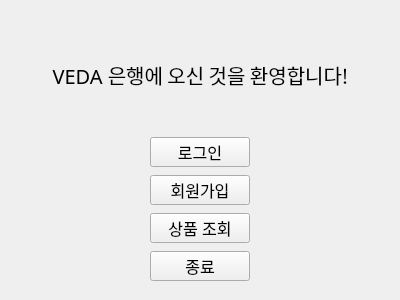
<?xml version="1.0" encoding="UTF-8"?>
<ui version="4.0">
 <class>MainWidget</class>
 <widget class="QWidget" name="MainWidget">
  <property name="geometry">
   <rect>
    <x>0</x>
    <y>0</y>
    <width>400</width>
    <height>300</height>
   </rect>
  </property>
  <property name="windowTitle">
   <string>Form</string>
  </property>
  <widget class="QWidget" name="verticalLayoutWidget">
   <property name="geometry">
    <rect>
     <x>10</x>
     <y>10</y>
     <width>381</width>
     <height>281</height>
    </rect>
   </property>
   <layout class="QVBoxLayout" name="verticalLayout">
    <property name="spacing">
     <number>8</number>
    </property>
    <property name="leftMargin">
     <number>10</number>
    </property>
    <property name="topMargin">
     <number>10</number>
    </property>
    <property name="rightMargin">
     <number>10</number>
    </property>
    <property name="bottomMargin">
     <number>10</number>
    </property>
    <item>
     <widget class="QLabel" name="label">
      <property name="font">
       <font>
        <family>휴먼둥근헤드라인</family>
        <pointsize>15</pointsize>
       </font>
      </property>
      <property name="text">
       <string>VEDA 은행에 오신 것을 환영합니다!</string>
      </property>
      <property name="alignment">
       <set>Qt::AlignmentFlag::AlignCenter</set>
      </property>
     </widget>
    </item>
    <item alignment="Qt::AlignmentFlag::AlignHCenter">
     <widget class="QPushButton" name="loginBtn">
      <property name="minimumSize">
       <size>
        <width>100</width>
        <height>30</height>
       </size>
      </property>
      <property name="maximumSize">
       <size>
        <width>100</width>
        <height>30</height>
       </size>
      </property>
      <property name="font">
       <font>
        <pointsize>12</pointsize>
       </font>
      </property>
      <property name="text">
       <string>로그인</string>
      </property>
     </widget>
    </item>
    <item alignment="Qt::AlignmentFlag::AlignHCenter">
     <widget class="QPushButton" name="signUpBtn">
      <property name="minimumSize">
       <size>
        <width>100</width>
        <height>30</height>
       </size>
      </property>
      <property name="maximumSize">
       <size>
        <width>100</width>
        <height>30</height>
       </size>
      </property>
      <property name="font">
       <font>
        <pointsize>12</pointsize>
       </font>
      </property>
      <property name="text">
       <string>회원가입</string>
      </property>
     </widget>
    </item>
    <item alignment="Qt::AlignmentFlag::AlignHCenter">
     <widget class="QPushButton" name="showBtn">
      <property name="minimumSize">
       <size>
        <width>100</width>
        <height>30</height>
       </size>
      </property>
      <property name="maximumSize">
       <size>
        <width>100</width>
        <height>30</height>
       </size>
      </property>
      <property name="font">
       <font>
        <pointsize>12</pointsize>
       </font>
      </property>
      <property name="text">
       <string>상품 조회</string>
      </property>
     </widget>
    </item>
    <item alignment="Qt::AlignmentFlag::AlignHCenter">
     <widget class="QPushButton" name="endBtn">
      <property name="minimumSize">
       <size>
        <width>100</width>
        <height>30</height>
       </size>
      </property>
      <property name="maximumSize">
       <size>
        <width>100</width>
        <height>30</height>
       </size>
      </property>
      <property name="font">
       <font>
        <pointsize>12</pointsize>
       </font>
      </property>
      <property name="text">
       <string>종료</string>
      </property>
     </widget>
    </item>
   </layout>
  </widget>
 </widget>
 <resources/>
 <connections/>
</ui>
